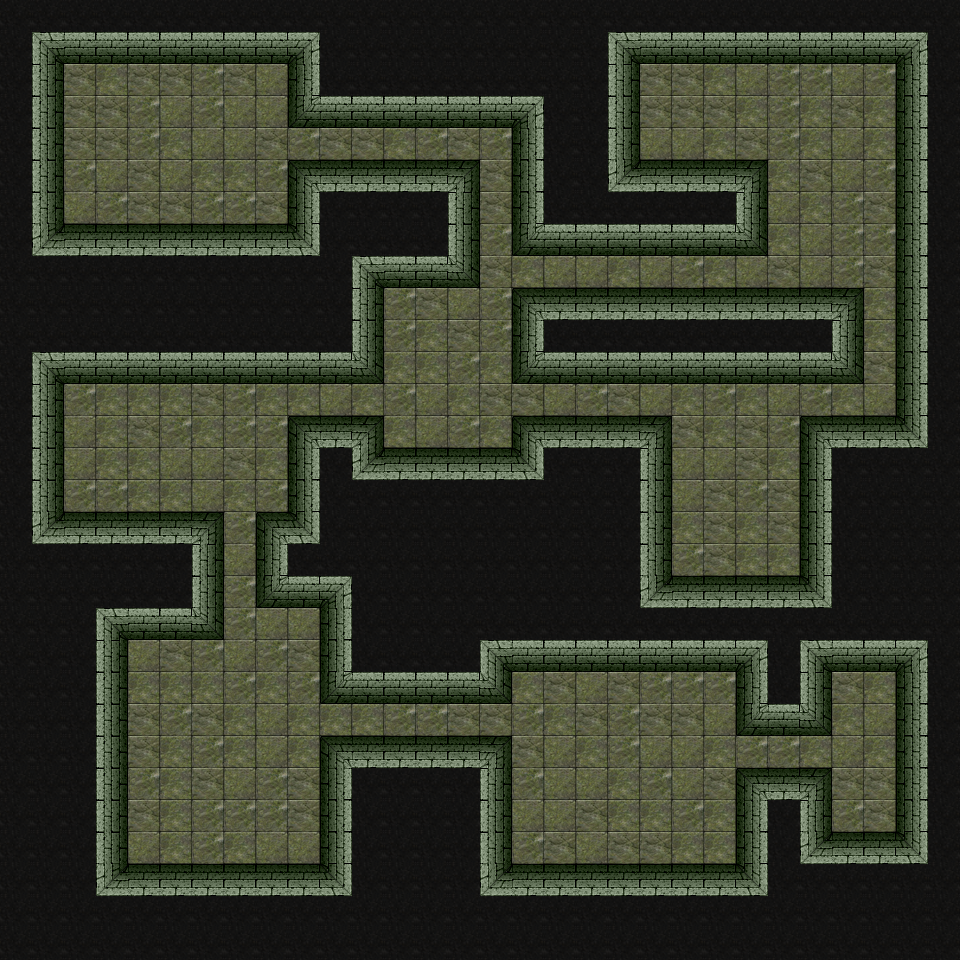

A 2D game scene composited from a Tiled map and its tileset images. What follows is a short description and the map's XML, with each tile layer's data collapsed to a summary:
An orthogonal 30x30 tile map with 32x32 px tiles, 1 tile layer (Main layer).

<map version="1.0" orientation="orthogonal" renderorder="right-down" width="30" height="30" tilewidth="32" tileheight="32">
 <tileset firstgid="1" name="Dungeon Tiles" tilewidth="32" tileheight="32">
  <image source="MapTiles2.png" trans="fdb1c3" width="320" height="320" />
  <tile id="2">
   <properties>
    <property name="solid" value="true" />
   </properties>
  </tile>
  <tile id="3">
   <properties>
    <property name="solid" value="true" />
   </properties>
  </tile>
  <tile id="4">
   <properties>
    <property name="solid" value="true" />
   </properties>
  </tile>
  <tile id="14">
   <properties>
    <property name="solid" value="true" />
   </properties>
  </tile>
  <tile id="22">
   <properties>
    <property name="solid" value="true" />
   </properties>
  </tile>
  <tile id="23">
   <properties>
    <property name="solid" value="true" />
   </properties>
  </tile>
  <tile id="24">
   <properties>
    <property name="solid" value="true" />
   </properties>
  </tile>
  <tile id="25">
   <properties>
    <property name="solid" value="true" />
   </properties>
  </tile>
  <tile id="32">
   <properties>
    <property name="solid" value="true" />
   </properties>
  </tile>
  <tile id="33">
   <properties>
    <property name="solid" value="true" />
   </properties>
  </tile>
  <tile id="34">
   <properties>
    <property name="solid" value="true" />
   </properties>
  </tile>
  <tile id="35">
   <properties>
    <property name="solid" value="true" />
   </properties>
  </tile>
 </tileset>
 <layer name="Main layer" width="30" height="30">
  <data>[900 cells, 900 non-empty, 17 distinct tile ids]</data>
 </layer>
</map>